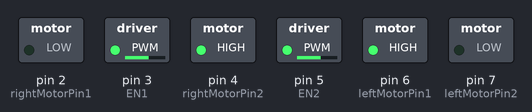
Bench run of a sketch on a simulated Arduino Uno, built with avr-gcc and run on an emulated ATmega328P. Shown: switched loads named in the sketch (green lamp = pin HIGH).

Above: at 0.1 s.
Timing chart, 0 to 1.6 s (numbered marks = the images above):
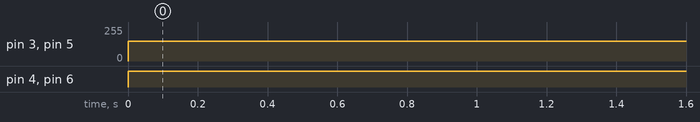

The sketch:

test.ino
```cpp
// 적외선 센서 핀 정의
#define leftLineSensor 8
#define centerLineSensor 9
#define rightLineSensor 10

// 모터 핀 정의
#define EN1 3                 // 우측 모터 속도
const int rightMotorPin1 = 2; // 우측 모터 핀 1
const int rightMotorPin2 = 4; // 우측 모터 핀 2
#define EN2 5                 // 좌측 모터 속도
const int leftMotorPin1 = 6;  // 좌측 모터 핀 1
const int leftMotorPin2 = 7;  // 좌측 모터 핀 2
#define fsp_1 255
#define fsp_2 200
#define ssp_1 150
#define ssp_2 0
#define ssp_3 100


void forward()
{ // 전진 : 모터 두 개를 모두 정회전 시킴
    digitalWrite(leftMotorPin1, LOW);
    digitalWrite(leftMotorPin2, HIGH);
    digitalWrite(rightMotorPin1, LOW);
    digitalWrite(rightMotorPin2, HIGH);
    analogWrite(EN1, ssp_1);
    analogWrite(EN2, ssp_1);
}

void LEFT()
{ // 전진 : 모터 두 개를 모두 정회전 시킴
    digitalWrite(leftMotorPin1, HIGH);
    digitalWrite(leftMotorPin2, LOW);
    digitalWrite(rightMotorPin1, LOW);
    digitalWrite(rightMotorPin2, HIGH);
    analogWrite(EN1, ssp_1);
    analogWrite(EN2, ssp_1);
}

void RIGHT()
{ // 전진 : 모터 두 개를 모두 정회전 시킴
    digitalWrite(leftMotorPin1, LOW);
    digitalWrite(leftMotorPin2, HIGH);
    digitalWrite(rightMotorPin1, HIGH);
    digitalWrite(rightMotorPin2, LOW);
    analogWrite(EN1, ssp_1);
    analogWrite(EN2, ssp_1);
}

void left()
{ // 좌회전 : 오른쪽 모터만 정회전 시킴

    digitalWrite(leftMotorPin1, LOW);
    digitalWrite(leftMotorPin2, HIGH);
    digitalWrite(rightMotorPin1, LOW);
    digitalWrite(rightMotorPin2, HIGH);
    analogWrite(EN1, ssp_1);
    analogWrite(EN2, ssp_3);
}

void leftTurn()
{ // 좌회전 : 오른쪽 모터만 정회전 시킴

    digitalWrite(leftMotorPin1, HIGH);
    digitalWrite(leftMotorPin2, LOW);
    digitalWrite(rightMotorPin1, LOW);
    digitalWrite(rightMotorPin2, HIGH);
    analogWrite(EN1, ssp_1);
    analogWrite(EN2, ssp_1);
}

void right()
{ // 우회전 : 왼쪽 모터만 정회전 시킴

    digitalWrite(leftMotorPin1, LOW);
    digitalWrite(leftMotorPin2, HIGH);
    digitalWrite(rightMotorPin1, LOW);
    digitalWrite(rightMotorPin2, HIGH);
    analogWrite(EN1, ssp_3);
    analogWrite(EN2, ssp_1);
}

void rightTurn()
{ // 우회전 : 왼쪽 모터만 정회전 시킴

    digitalWrite(leftMotorPin1, LOW);
    digitalWrite(leftMotorPin2, HIGH);
    digitalWrite(rightMotorPin1, HIGH);
    digitalWrite(rightMotorPin2, LOW);
    analogWrite(EN1, ssp_1);
    analogWrite(EN2, ssp_1);
}

void stop()
{ // 정지 : 2개의 모터 모두 회전 멈춤

    digitalWrite(leftMotorPin1, LOW);
    digitalWrite(leftMotorPin2, HIGH);
    digitalWrite(rightMotorPin1, LOW);
    digitalWrite(rightMotorPin2, HIGH);
    analogWrite(EN1, 0);
    analogWrite(EN2, 0);
}

void back()
{ // 정지 : 2개의 모터 모두 회전 멈춤

    digitalWrite(leftMotorPin1, HIGH);
    digitalWrite(leftMotorPin2, LOW);
    digitalWrite(rightMotorPin1, HIGH);
    digitalWrite(rightMotorPin2, LOW);
    analogWrite(EN1, ssp_1);
    analogWrite(EN2, ssp_1);
}

void setup()
{

    pinMode(leftMotorPin1, OUTPUT);
    pinMode(leftMotorPin2, OUTPUT);
    pinMode(rightMotorPin1, OUTPUT);
    pinMode(rightMotorPin2, OUTPUT);
    pinMode(leftLineSensor, INPUT);
    pinMode(rightLineSensor, INPUT);
    pinMode(centerLineSensor, INPUT);
    pinMode(EN1, OUTPUT);
    pinMode(EN2, OUTPUT);
    Serial.begin(9600); // 시리얼 통신 초기화
}

void loop()
{
      LEFT();


    }

    /*else{
      forward();
    }
    // 거리 값 출력
    /*Serial.print("Distance 1: ");
    Serial.print(distance1);
    Serial.print(" cm\t");
    Serial.print("Distance 2: ");
    Serial.print(distance2);
    Serial.print(" cm\t");
    Serial.print("Distance 3: ");
    Serial.print(distance3);
    Serial.println(" cm");*/
```

Measured:
- by itself, pin 3 (EN1), pin 5 (EN2): 0/255 → 150/255 at 0.00 s
- by itself, pin 4 (rightMotorPin2), pin 6 (leftMotorPin1): LOW → HIGH at 0.00 s
